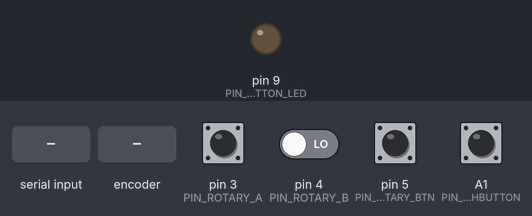
A sketch run on a simulated Arduino Uno, built with avr-gcc and run on an emulated ATmega328P. Shown: output pins drawn as LEDs (lit = HIGH). The test bench sets the inputs (shaded band); at power-on: A1 (PIN_PUSHBUTTON), pin 3 (PIN_ROTARY_A), pin 5 (PIN_ROTARY_BTN) HIGH, pin 4 (PIN_ROTARY_B) LOW. What the sketch prints to the serial monitor is not drawn.

Above: at 1.2 s.
1.3 s: "G" received over Serial
At 3.37 s:
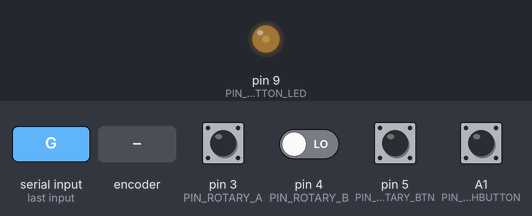
4.3 s: pin 5 (PIN_ROTARY_BTN) pulled LOW for 1 s
At 4.88 s:
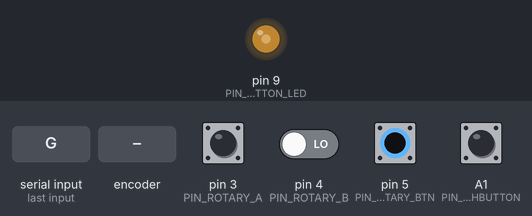
7.7 s: A1 (PIN_PUSHBUTTON) pulled LOW for 1 s
At 7.91 s:
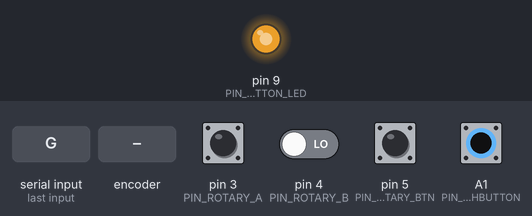
10.7 s: rotary encoder on pin 3 (PIN_ROTARY_A) / pin 4 (PIN_ROTARY_B) turned 3 steps (first pin leading)
13.7 s: "B" received over Serial
16.7 s: "O" received over Serial
At 17.3 s:
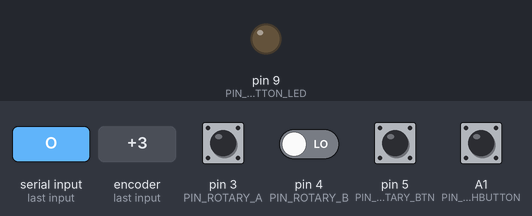
Timing chart, 0 to 19.2 s (numbered marks = the images above; inputs shaded):
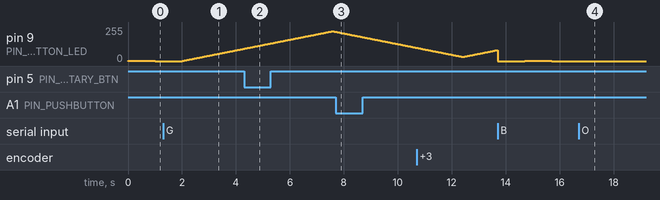

The sketch:

controller.ino
```cpp
#include <ButtonDebounce.h>

const int LED_MODE_OFF = 0;
const int LED_MODE_ON = 1;
const int LED_MODE_GLOW = 2;
const int LED_MODE_BLINK = 3;

const int LED_MODE_BLINK_INTERVAL = 1000;
const int LED_MODE_GLOW_INTERVAL = 25;


const int PIN_ROTARY_A = 3; // Connected to CLK
const int PIN_ROTARY_B = 4; // Connected to DT
const int PIN_ROTARY_BTN = 5; // Connected to BTN
const int PIN_PUSHBUTTON = A1;
const int PIN_PUSHBUTTON_LED = 9;

int rotaryPinALast;
int rotaryBtnLast;
int rotaryPinAValue;
int rotaryButtonValue;

ButtonDebounce rotaryButton(PIN_ROTARY_BTN, 80);
ButtonDebounce pushButton(PIN_PUSHBUTTON, 80);


int rotaryRotation = 0;

int pushButtonValue;
int pushButtonLast;
int pushButtonLedMode = LED_MODE_BLINK;
int pushButtonLedValue = 0;
int pushButtonLedValueDirection = 1;

unsigned long pushButtonLedNextActionAt = 0;
unsigned long timeMillis;

void setup() {

 pinMode(PIN_ROTARY_A,INPUT);
 pinMode(PIN_ROTARY_B,INPUT);

 digitalWrite(PIN_PUSHBUTTON_LED, HIGH);

 rotaryPinALast = digitalRead(PIN_ROTARY_A);
 rotaryBtnLast = digitalRead(PIN_ROTARY_BTN);
 pushButtonLast = digitalRead(PIN_PUSHBUTTON);

 rotaryButton.setCallback(rotaryButtonChanged);
 pushButton.setCallback(pushButtonChanged);

 Serial.begin(9600);
}

void rotaryButtonChanged(const int state){
  if (state == 0) {
    Serial.print("D");
  }
}

void pushButtonChanged(const int state){
  if (state == 0) {
    Serial.print("P");
  }
}

void loop() {
  rotaryButton.update();
  pushButton.update();

  timeMillis = millis();

  /*
   * Read commands from serial
   */

   while(Serial.available()) {
    int cmd = Serial.read();
    Serial.println(cmd);
    switch (cmd) {
      case 66: // "B"
        pushButtonLedMode = LED_MODE_BLINK;
        break;
      case 71: // "G"
        pushButtonLedMode = LED_MODE_GLOW;
        break;
      case 79: // "O"
        pushButtonLedMode = LED_MODE_OFF;
        break;
    }
   }

  /*
   * Read rotary encoder
   */
  rotaryPinAValue = digitalRead(PIN_ROTARY_A);
  if (rotaryPinAValue != rotaryPinALast){
    // Means the knob is rotating
    // if the knob is rotating, we need to determine direction
    // We do that by reading pin B.
    if (digitalRead(PIN_ROTARY_B) != rotaryPinAValue) {
      // Means pin A Changed first - We're Rotating Clockwise
      rotaryRotation++;
    } else {
      // Otherwise B changed first and we're moving CCW
      rotaryRotation--;
    }
    if (rotaryRotation == 2){
      Serial.print ("C");
      rotaryRotation = 0;
    } else if (rotaryRotation == -2) {
      Serial.print ("W");
      rotaryRotation = 0;
    }
  }
  rotaryPinALast = rotaryPinAValue;

  /*
   * Control LED
   */

  if (pushButtonLedMode == LED_MODE_OFF) {
    pushButtonLedValue = 0;
  } else if  (pushButtonLedMode == LED_MODE_ON) {
    pushButtonLedValue = 255;
  } else if (pushButtonLedMode == LED_MODE_BLINK) {
    if (timeMillis > pushButtonLedNextActionAt) {
      if (pushButtonLedValue == 0) {
        pushButtonLedValue = 1;
      } else {
        pushButtonLedValue = 0;
      }
      pushButtonLedNextActionAt = pushButtonLedNextActionAt + LED_MODE_BLINK_INTERVAL;
    }
  } else if (pushButtonLedMode == LED_MODE_GLOW) {
    if (timeMillis > pushButtonLedNextActionAt) {
      if (pushButtonLedValue < 32) {
        pushButtonLedValueDirection = 1;
      } else if (pushButtonLedValue > (255-32)) {
        pushButtonLedValueDirection = -1;
      }
      pushButtonLedValue += pushButtonLedValueDirection;
      pushButtonLedNextActionAt = pushButtonLedNextActionAt + LED_MODE_GLOW_INTERVAL;
    }

  }

  analogWrite(PIN_PUSHBUTTON_LED, pushButtonLedValue);

}
```

Measured:
- after the input at 16.7 s, pin 9 (PIN_PUSHBUTTON_LED): stays 0/255 (without the input it goes to 1/255 after 0.00 s)
- by itself, pin 9 (PIN_PUSHBUTTON_LED): rises from 92/255 to 224/255 in 3.3 s, then falls to 220/255 in 0.10 s
